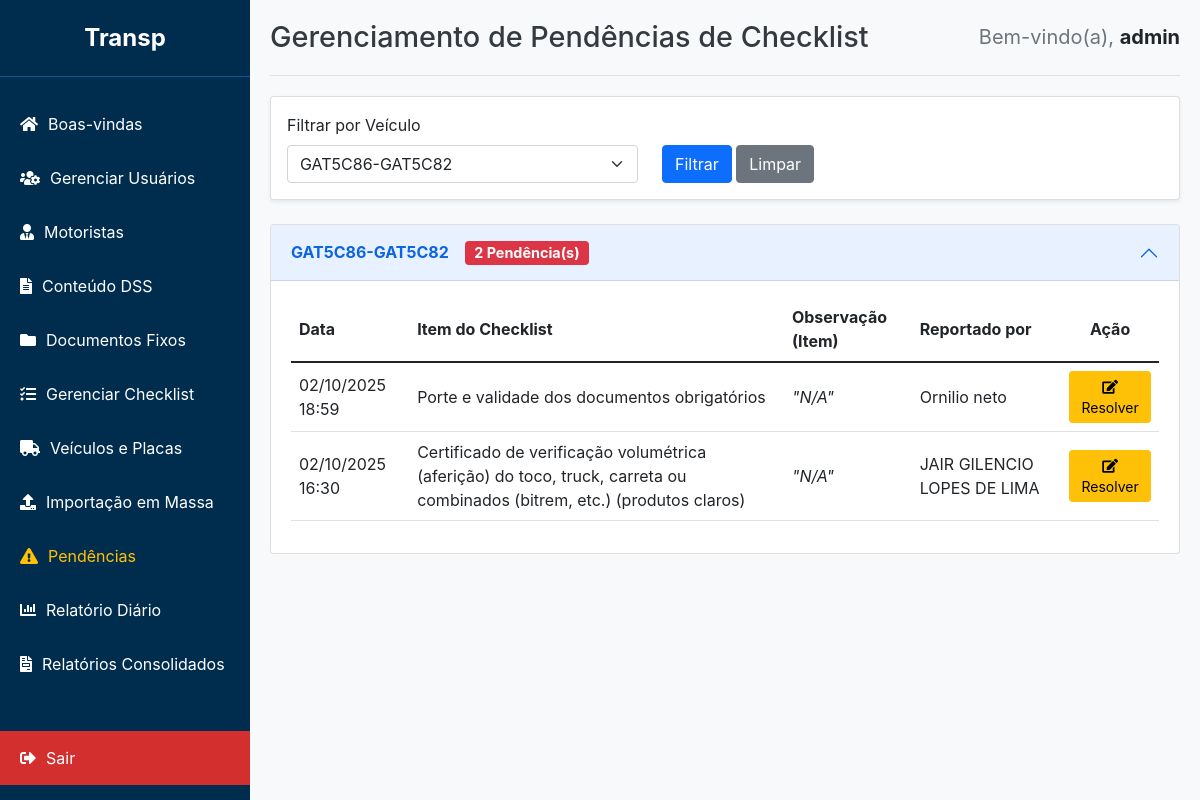
Screenshot of /admin/pendencias?veiculo_id=1 (signed in) with the database file from the repository.
### app/models.py (models this page shows, shortened)
class Veiculo(db.Model):
    id = db.Column(db.Integer, primary_key=True)
    unidade = db.Column(db.String(100), nullable=True)
    operacao = db.Column(db.String(100), nullable=True)
    nome_conjunto = db.Column(db.String(100), unique=True, nullable=False)
    placa_cavalo_id = db.Column(db.Integer, db.ForeignKey('placa.id'), nullable=False)
    placa_carreta1_id = db.Column(db.Integer, db.ForeignKey('placa.id'), nullable=True)
    placa_carreta2_id = db.Column(db.Integer, db.ForeignKey('placa.id'), nullable=True)
    obs = db.Column(db.Text)
    placa_cavalo = db.relationship('Placa', foreign_keys=[placa_cavalo_id])
    placa_carreta1 = db.relationship('Placa', foreign_keys=[placa_carreta1_id])
    placa_carreta2 = db.relationship('Placa', foreign_keys=[placa_carreta2_id])
    motoristas = db.relationship('Motorista', backref='veiculo', lazy=True)
    checklists_preenchidos = db.relationship('ChecklistPreenchido', backref='veiculo', lazy=True, cascade="all, delete-orphan")
    pendencias = db.relationship('Pendencia', backref='veiculo', lazy=True, cascade="all, delete-orphan")

class Pendencia(db.Model):
    id = db.Column(db.Integer, primary_key=True)
    item_id = db.Column(db.Integer, db.ForeignKey('checklist_item.id'), nullable=False)
    veiculo_id = db.Column(db.Integer, db.ForeignKey('veiculo.id'), nullable=False)
    resposta_abertura_id = db.Column(db.Integer, db.ForeignKey('checklist_resposta.id'), nullable=False)
    status = db.Column(db.String(50), nullable=False, default='PENDENTE')
    data_criacao = db.Column(db.DateTime, nullable=False, default=datetime.utcnow)
    data_resolucao = db.Column(db.DateTime, nullable=True)
    observacao_admin = db.Column(db.Text, nullable=True)
    numero_os = db.Column(db.String(50), nullable=True)
    item = db.relationship('ChecklistItem')

class ChecklistItem(db.Model):
    id = db.Column(db.Integer, primary_key=True)
    checklist_id = db.Column(db.Integer, db.ForeignKey('checklist.id'), nullable=False)
    texto = db.Column(db.String(500), nullable=False)
    ordem = db.Column(db.Integer, default=0)
    parent_id = db.Column(db.Integer, db.ForeignKey('checklist_item.id'), nullable=True)
    sub_itens = db.relationship('ChecklistItem', backref=db.backref('parent', remote_side=[id]), lazy='dynamic', cascade="all, delete-orphan")

class ChecklistResposta(db.Model):
    id = db.Column(db.Integer, primary_key=True)
    preenchimento_id = db.Column(db.Integer, db.ForeignKey('checklist_preenchido.id'), nullable=False)
    item_id = db.Column(db.Integer, db.ForeignKey('checklist_item.id'), nullable=False)
    resposta = db.Column(db.String(50))
    observacao = db.Column(db.Text)
    item = db.relationship('ChecklistItem')
    pendencia = db.relationship('Pendencia', backref='resposta_abertura', uselist=False, cascade="all, delete-orphan")

class Motorista(db.Model):
    id = db.Column(db.Integer, primary_key=True)
    unidade = db.Column(db.String(100), nullable=True)
    operacao = db.Column(db.String(100), nullable=True)
    nome = db.Column(db.String(150), nullable=False)
    cpf = db.Column(db.String(14), unique=True, nullable=False)
    rg = db.Column(db.String(20))
    cnh = db.Column(db.String(20))
    frota = db.Column(db.String(50))
    password_hash = db.Column(db.String(256), nullable=True)
    veiculo_id = db.Column(db.Integer, db.ForeignKey('veiculo.id'), nullable=True)
    assinaturas = db.relationship('Assinatura', backref='motorista', lazy=True, cascade="all, delete-orphan")
    checklists_preenchidos = db.relationship('ChecklistPreenchido', backref='motorista', lazy=True, cascade="all, delete-orphan")

### app/routes.py (the view)
@admin_bp.route('/pendencias', methods=['GET'])
@login_required()  # Garante que apenas usuários logados acessem
def gerenciar_pendencias():
    user_role = session.get('role')
    user_unidade = session.get('unidade')
    pendencias_agrupadas = defaultdict(list)
    query = Pendencia.query.join(Veiculo).filter(Pendencia.status == 'PENDENTE')
    if user_role != 'admin':
        query = query.filter(Veiculo.unidade == user_unidade)
    veiculo_id_str = request.args.get('veiculo_id')
    veiculo_id = int(veiculo_id_str) if veiculo_id_str else None
    if veiculo_id:
        query = query.filter(Pendencia.veiculo_id == veiculo_id)
    pendencias = query.order_by(Pendencia.data_criacao.desc()).all()
    for pendencia in pendencias:
        pendencias_agrupadas[pendencia.veiculo].append(pendencia)
    veiculos_query = Veiculo.query
    if user_role != 'admin':
        veiculos_query = veiculos_query.filter(Veiculo.unidade == user_unidade)
    todos_veiculos = veiculos_query.order_by(Veiculo.nome_conjunto).all()
    return render_template(
        'admin_pendencias.html',
        pendencias_agrupadas=pendencias_agrupadas,
        todos_veiculos=todos_veiculos,
        veiculo_selecionado_id=veiculo_id
    )

### app/routes.py (called while the page is built)
def login_required(required_role=["admin", "master", "comum"]):
    def decorator(f):
        @wraps(f)
        def decorated_function(*args, **kwargs):
            if 'user_id' not in session:
                flash('Por favor, faça login para acessar esta página.', 'warning')
                return redirect(url_for('admin.login'))
            user_role = session.get('role')
            if user_role not in required_role:
                flash('Você não tem permissão para acessar esta página.', 'danger')
                return redirect(url_for('admin.dashboard'))
            return f(*args, **kwargs)
        return decorated_function
    return decorator

### app/templates/admin_pendencias.html (shortened to what this page needs)
{% extends "base_adm.html" %}
{% block header %}Gerenciamento de Pendências de Checklist{% endblock %}
{% block content %}
<div class="card shadow-sm mb-4">
    <div class="card-body">
        <form method="GET" action="{{ url_for('admin.gerenciar_pendencias') }}">
            <div class="row align-items-end">
                <div class="col-md-5">
                    <label for="veiculo_id" class="form-label">Filtrar por Veículo</label>
                    <select name="veiculo_id" id="veiculo_id" class="form-select">
                        {% for v in todos_veiculos %}
                            <option value="{{ v.id }}" {% if v.id == veiculo_selecionado_id %}selected{% endif %}>
                                {{ v.nome_conjunto }}
                            </option>
                        {% endfor %}
                    </select>
                </div>
                <div class="col-md-3">
                    <button type="submit" class="btn btn-primary">Filtrar</button>
                    <a href="{{ url_for('admin.gerenciar_pendencias') }}" class="btn btn-secondary">Limpar</a>
                </div>
            </div>
        </form>
    </div>
</div>
{% if not pendencias_agrupadas %}
    <div class="empty-state">
        <i class="fas fa-check-circle"></i>
        <h4>Tudo em ordem!</h4>
        <p>Nenhuma pendência de checklist em aberto no momento.</p>
    </div>
{% else %}
    <div class="accordion" id="pendenciasAccordion">
        {% for veiculo, pendencias in pendencias_agrupadas.items() %}
            <div class="accordion-item">
                <h2 class="accordion-header" id="heading-{{ veiculo.id }}">
                    <button class="accordion-button" type="button" data-bs-toggle="collapse" data-bs-target="#collapse-{{ veiculo.id }}" aria-expanded="true" aria-controls="collapse-{{ veiculo.id }}">
                        <strong>{{ veiculo.nome_conjunto }}</strong>
                        <span class="ms-3 badge bg-danger">{{ pendencias|length }} Pendência(s)</span>
                    </button>
                </h2>
                <div id="collapse-{{ veiculo.id }}" class="accordion-collapse collapse show" aria-labelledby="heading-{{ veiculo.id }}" data-bs-parent="#pendenciasAccordion">
                    <div class="accordion-body">
                        <table class="table table-sm table-hover">
                            <thead>
                                <tr>
                                    <th>Data</th>
                                    <th>Item do Checklist</th>
                                    <th>Observação (Item)</th>
                                    <th>Reportado por</th>
                                    <th class="text-center">Ação</th>
                                </tr>
                            </thead>
                            <tbody>
                                {% for pendencia in pendencias %}
                                    <tr>
                                        <td>{{ pendencia.data_criacao.strftime('%d/%m/%Y %H:%M') }}</td>
                                        <td>{{ pendencia.item.texto }}</td>
                                        <td><em>"{{ pendencia.resposta_abertura.observacao or 'N/A' }}"</em></td>
                                        <td>{{ pendencia.resposta_abertura.preenchimento.motorista.nome }}</td>
                                        <td class="text-center">
                                            <button type="button" class="btn btn-warning btn-sm" data-bs-toggle="modal" data-bs-target="#resolverModal-{{ pendencia.id }}">
                                                <i class="fas fa-edit"></i> Resolver
                                            </button>
                                        </td>
                                    </tr>
                                                            {% set preenchimento = pendencia.resposta_abertura.preenchimento %}
                                {% endfor %}
                            </tbody>
                        </table>
                    </div>
                </div>
            </div>
        {% endfor %}
    </div>
{% endif %}
{% endblock %}

### app/templates/base_adm.html (style rules this page uses)
:root { --sidebar-width: 250px; --header-height: 60px; --primary-blue: #002D4E; --light-blue: #005A9C; --logout-red: #d32f2f; --logout-red-hover: #c62828; --flash-success: #d4edda; --flash-success-text: #155724; --flash-error: #f8d7da; --flash-error-text: #721c24; --flash-info: #cce5ff; --flash-info-text: #004085; }
body { font-family: -apple-system, BlinkMacSystemFont, "Segoe UI", Roboto, "Helvetica Neue", Arial, sans-serif; margin: 0; background-color: #f8f9fa; }

### app/templates/admin_pendencias.html (style rules this page uses)
.accordion-button { font-weight: 500; }
.badge { font-size: 0.9em; }
.table-sm th, .table-sm td { padding: 0.5rem; vertical-align: middle; }

### rows the page displays
Veiculo: nome_conjunto "GAT5C86-GAT5C82", pendencias "2"
Pendencia: data_criacao "02/10/2025 18:59", item.texto "Porte e validade dos documentos obrigatórios", resposta_abertura "N/A", resposta_abertura.preenchimento.motorista.nome "Ornilio neto"
Pendencia: data_criacao "02/10/2025 16:30", item.texto "Certificado de verificação volumétrica (aferição) do toco, truck, carreta ou combinados (bitrem, etc.) (produtos claros)", resposta_abertura "N/A", resposta_abertura.preenchimento.motorista.nome "JAIR GILENCIO LOPES DE LIMA"

### other values shown
{{ session.admin_user }} "admin"
form field veiculo_id "GAT5C86-GAT5C82"
